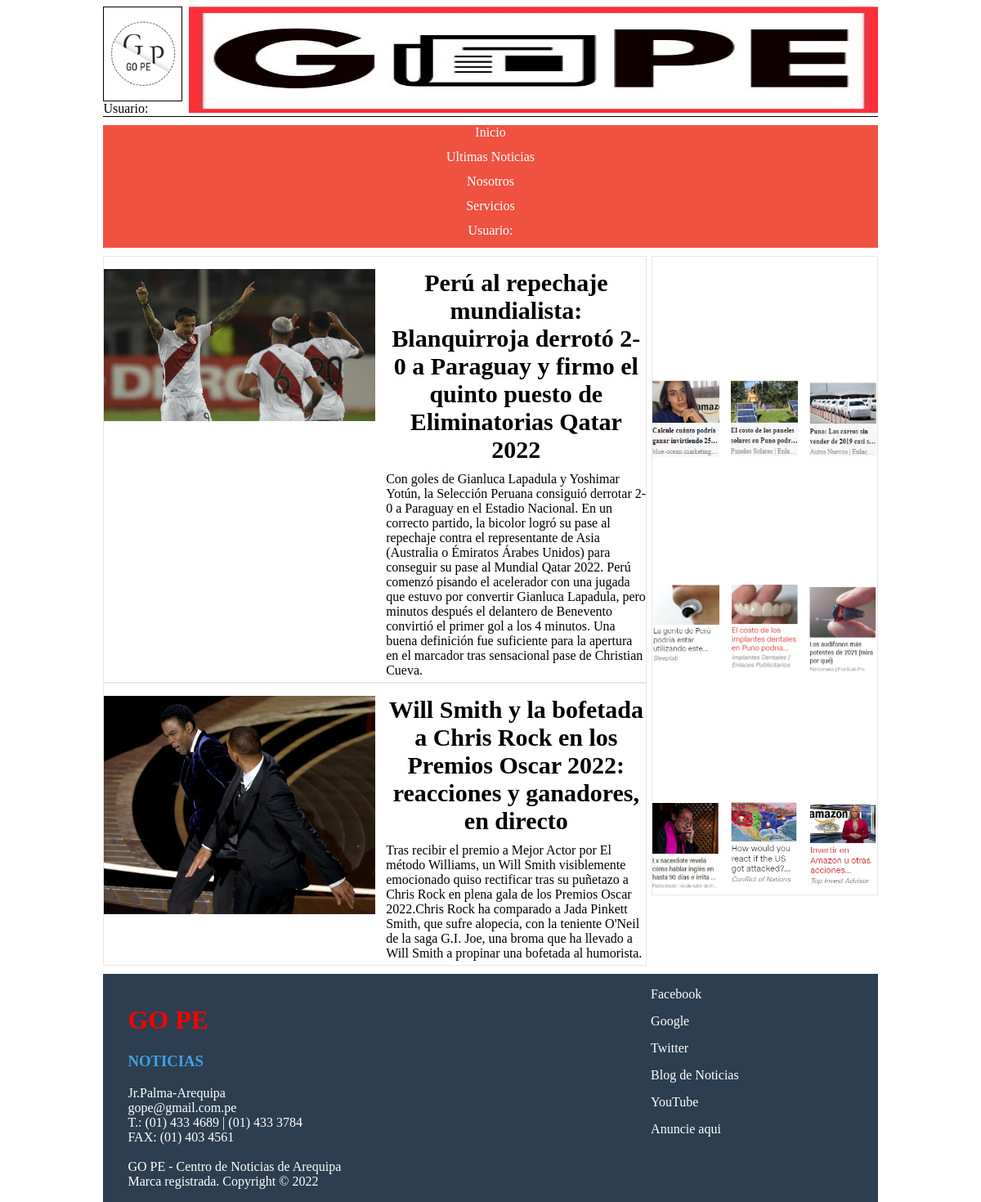
The page / on the database its author committed.
### tables this page shows
CREATE TABLE `imagenes` (
  `idImagenes` int(11) NOT NULL AUTO_INCREMENT,
  `Tipo` varchar(200) DEFAULT NULL,
  `Ubi_ar` varchar(200) DEFAULT NULL,
  PRIMARY KEY (`idImagenes`)
);

CREATE TABLE `navegador` (
  `idNavegador` int(11) NOT NULL AUTO_INCREMENT,
  `Opcion` varchar(45) DEFAULT NULL,
  `Ubicacion` varchar(200) DEFAULT NULL,
  PRIMARY KEY (`idNavegador`)
);

CREATE TABLE `no_pri` (
  `idno_pri` int(11) NOT NULL AUTO_INCREMENT,
  `imagen` varchar(5000) DEFAULT NULL,
  `titulo` varchar(200) DEFAULT NULL,
  `info` varchar(10000) DEFAULT NULL,
  PRIMARY KEY (`idno_pri`)
);

CREATE TABLE `videos` (
  `idvideos` int(11) NOT NULL AUTO_INCREMENT,
  `tipo` varchar(45) DEFAULT NULL,
  `Ubi_ar` varchar(200) DEFAULT NULL,
  PRIMARY KEY (`idvideos`)
);

CREATE TABLE `inf_emp` (
  `idinf_emp` int(11) NOT NULL AUTO_INCREMENT,
  `ubi` varchar(100) DEFAULT NULL,
  `correo` varchar(100) DEFAULT NULL,
  `numero` varchar(100) DEFAULT NULL,
  `fax` varchar(100) DEFAULT NULL,
  `nombre` varchar(100) DEFAULT NULL,
  `marca` varchar(100) DEFAULT NULL,
  PRIMARY KEY (`idinf_emp`)
);

CREATE TABLE `links` (
  `idlinks` int(11) NOT NULL AUTO_INCREMENT,
  `red_social` varchar(70) DEFAULT NULL,
  `link` varchar(300) DEFAULT NULL,
  PRIMARY KEY (`idlinks`)
);

### index.php (the view, shortened to what this page needs)
<!DOCTYPE html >
<html >
<?php
    $xc=conectar();
    $sql_np_tit1 = "SELECT * FROM no_pri WHERE idno_pri=1";
    $res_np_tit1 = mysqli_query($xc, $sql_np_tit1);
    $sql_np_tex1 = "SELECT * FROM no_pri Where idno_pri=1";
    $res_np_tex1 = mysqli_query($xc, $sql_np_tex1);
    $sql_np_tit2 = "SELECT * FROM no_pri Where idno_pri=2";
    $res_np_tit2 = mysqli_query($xc, $sql_np_tit2);
    $sql_np_tex2 = "SELECT * FROM no_pri Where idno_pri=2";
    $res_np_tex2 = mysqli_query($xc, $sql_np_tex2);
    $sql_ie_u = "SELECT * FROM inf_emp WHERE idinf_emp=1";
    $res_ie_u = mysqli_query($xc, $sql_ie_u);
    $sql_ie_c = "SELECT * FROM inf_emp WHERE idinf_emp=1";
    $res_ie_c = mysqli_query($xc, $sql_ie_c);
    $sql_ie_nu = "SELECT * FROM inf_emp WHERE idinf_emp=1";
    $res_ie_nu = mysqli_query($xc, $sql_ie_nu);
    $sql_ie_f = "SELECT * FROM inf_emp WHERE idinf_emp=1";
    $res_ie_f = mysqli_query($xc, $sql_ie_f);
    $sql_ie_no = "SELECT * FROM inf_emp WHERE idinf_emp=1";
    $res_ie_no = mysqli_query($xc, $sql_ie_no);
    $sql_ie_m = "SELECT * FROM inf_emp WHERE idinf_emp=1";
    $res_ie_m = mysqli_query($xc, $sql_ie_m);
$sql_nrd1 = "SELECT * FROM links WHERE idlinks=1";
$res_nrd1 = mysqli_query($xc, $sql_nrd1);
$sql_nrd2 = "SELECT * FROM links WHERE idlinks=2";
$res_nrd2 = mysqli_query($xc, $sql_nrd2);
$sql_nrd3 = "SELECT * FROM links WHERE idlinks=3";
$res_nrd3 = mysqli_query($xc, $sql_nrd3);
$sql_nrd4 = "SELECT * FROM links WHERE idlinks=4";
$res_nrd4 = mysqli_query($xc, $sql_nrd4);
$sql_img1 = "SELECT * FROM imagenes WHERE idImagenes=1";
$res_img1 = mysqli_query($xc, $sql_img1);
$sql_img2 = "SELECT * FROM imagenes WHERE idImagenes=2";
$res_img2 = mysqli_query($xc, $sql_img2);
$sql_img3 = "SELECT * FROM imagenes WHERE idImagenes=3";
$res_img3 = mysqli_query($xc, $sql_img3);
$sql_img4 = "SELECT * FROM imagenes WHERE idImagenes=4";
$res_img4 = mysqli_query($xc, $sql_img4);
$sql_img5 = "SELECT * FROM imagenes WHERE idImagenes=5";
$res_img5 = mysqli_query($xc, $sql_img5);
$sql_img6 = "SELECT * FROM imagenes WHERE idImagenes=6";
$res_img6 = mysqli_query($xc, $sql_img6);
$sql_img7 = "SELECT * FROM imagenes WHERE idImagenes=7";
$res_img7 = mysqli_query($xc, $sql_img7);
$sql_img8 = "SELECT * FROM imagenes WHERE idImagenes=8";
$res_img8 = mysqli_query($xc, $sql_img8);
$sql_img9 = "SELECT * FROM imagenes WHERE idImagenes=9";
$res_img9 = mysqli_query($xc, $sql_img9);
$sql_img10 = "SELECT * FROM imagenes WHERE idImagenes=10";
$res_img10 = mysqli_query($xc, $sql_img10);
$sql_img11 = "SELECT * FROM imagenes WHERE idImagenes=11";
$res_img11 = mysqli_query($xc, $sql_img11);
$sql_img12 = "SELECT * FROM imagenes WHERE idImagenes=12";
$res_img12 = mysqli_query($xc, $sql_img12);
$sql_img13 = "SELECT * FROM imagenes WHERE idImagenes=13";
$res_img13 = mysqli_query($xc, $sql_img13);
$sql_vid1 = "SELECT * FROM videos WHERE idvideos=1";
$res_vid1= mysqli_query($xc, $sql_vid1);
$sql_vid2 = "SELECT * FROM videos WHERE idvideos=2";
$res_vid2= mysqli_query($xc, $sql_vid2);
$sql_vid3 = "SELECT * FROM videos WHERE idvideos=3";
$res_vid3= mysqli_query($xc, $sql_vid3);
$sql_nav1 = "SELECT * FROM navegador WHERE idNavegador=1";
$res_nav1= mysqli_query($xc, $sql_nav1);
$sql_nav2 = "SELECT * FROM navegador WHERE idNavegador=2";
$res_nav2= mysqli_query($xc, $sql_nav2);
$sql_nav3 = "SELECT * FROM navegador WHERE idNavegador=3";
$res_nav3= mysqli_query($xc, $sql_nav3);
$sql_nav4 = "SELECT * FROM navegador WHERE idNavegador=4";
$res_nav4= mysqli_query($xc, $sql_nav4);
?>
<head>
    <link type="text/css" rel="stylesheet" href="css/Lab02.css" >
</head>
<body>
  <div id="contenedor">
    <header id="cabeza_principal">
      <div class="Logo">
        <img <?php while($imag = mysqli_fetch_array($res_img1)){
                            echo '<img  src="'.$imag['Ubi_ar'].'"'.'alt="logo de la empresa" ';
                          } ?> >
      </div>
      <div class="Titulo">
      <img <?php while($imag = mysqli_fetch_array($res_img2)){
                            echo '<img  src="'.$imag['Ubi_ar'].'"'.'alt="titulo" height="130px"';
                          } ?> >
      </div>
      <?php
      echo 'Usuario: '.$_SESSION['usuario'];
      ?>
    </header>
    <nav>
      <a  ><?php  while($nav = mysqli_fetch_array($res_nav1)){
                              echo '<a  href="'.$nav['Ubicacion'].'"'.' class="nav-enlace" > '.$nav['Opcion'].'</a>';
                            } ?>
      </a>
      <a  ><?php while($nav = mysqli_fetch_array($res_nav2)){
                              echo '<a  href="'.$nav['Ubicacion'].'"'.' class="nav-enlace" > '.$nav['Opcion'].'</a>';
                            } ?>
      </a>
      <a  ><?php while($nav = mysqli_fetch_array($res_nav3)){
                              echo '<a  href="'.$nav['Ubicacion'].'"'.' class="nav-enlace" > '.$nav['Opcion'].'</a>';
                            } ?>
      </a>
      <a  ><?php while($nav = mysqli_fetch_array($res_nav4)){
                              echo '<a  href="'.$nav['Ubicacion'].'"'.' class="nav-enlace" > '.$nav['Opcion'].'</a>';
                            } ?>
      </a>
      <a class="nav-enlace" ><?php
      echo 'Usuario: '.$_SESSION['usuario'];
      ?>
      </a>
    </nav>
    <section >
        <article class="noticias">
            <div class="cuerpo_noticias">
              <div class="imag_publi">
              <img <?php while($imag = mysqli_fetch_array($res_img3)){
                            echo '<img  src="'.$imag['Ubi_ar'].'"'.'alt="noticia2" ';
                          } ?> >
              </div>
              <div class="texto">
                <div class="Titulo_noticia" ><?php
                  while($filas= mysqli_fetch_array($res_np_tit1)){
                    echo $filas['titulo'];
                  }
                ?></div>
                <div class="Cuerpo">
                <?php
                  while($filas= mysqli_fetch_array($res_np_tex1)){
                    echo $filas['info'];
                  }
                ?>
                </div>
              </div>
            </div>
        </article>
        <article class="noticias">
          <div class="cuerpo_noticias">
            <div class="imag_publi">
            <img <?php while($imag = mysqli_fetch_array($res_img4)){
                            echo '<img  src="'.$imag['Ubi_ar'].'"'.'alt="Noticia2" ';
                          } ?> >
            </div>
            <div class="texto">
              <div class="Titulo_noticia"> <?php
                  while($filas= mysqli_fetch_array($res_np_tit2)){
                    echo $filas['titulo'];
                  }
                ?></div>
              <div class="Cuerpo"> <?php
                  while($filas= mysqli_fetch_array($res_np_tex2)){
                    echo $filas['info'];
                  }
                ?>
              </div>
            </div>
          </div>
      </article>
    </section>
    <aside >
        <div class="Publicidad">
        <video <?php while($video = mysqli_fetch_array($res_vid1)){
                            echo '<img  src="'.$video['Ubi_ar'].'"'.'alt="sub_noticia1" width="100%" autoplay muted loop ';
                          } ?>> </video>
        </div>
        <div class="noticias-alternas">
          <article class="Noticia1">
          <img <?php while($imag = mysqli_fetch_array($res_img5)){
                            echo '<img  src="'.$imag['Ubi_ar'].'"'.'alt="sub_noticia1" ';
                          } ?> >
          </article>
          <article class="Noticia2">
          <img <?php while($imag = mysqli_fetch_array($res_img6)){
                            echo '<img  src="'.$imag['Ubi_ar'].'"'.'alt="sub_noticia2" ';
                          } ?> >
          </article>
          <article class="Noticia3">
          <img <?php while($imag = mysqli_fetch_array($res_img7)){
                            echo '<img  src="'.$imag['Ubi_ar'].'"'.'alt="sub_noticia3" ';
                          } ?> >
          </article>
        </div>
        <div class="Publicidad">
        <video <?php while($video = mysqli_fetch_array($res_vid2)){
                            echo '<img  src="'.$video['Ubi_ar'].'"'.'alt="sub_noticia1" width="100%" autoplay muted loop ';
                          } ?>> </video>
        </div>
        <div class="noticias-alternas">
          <article class="Noticia1">
          <img <?php while($imag = mysqli_fetch_array($res_img8)){
                            echo '<img  src="'.$imag['Ubi_ar'].'"'.'alt="sub_noticia4" ';
                          } ?> >
          </article>
          <article class="Noticia2">
          <img <?php while($imag = mysqli_fetch_array($res_img9)){
                            echo '<img  src="'.$imag['Ubi_ar'].'"'.'alt="sub_noticia5" ';
                          } ?> >
          </article>
          <article class="Noticia3">
          <img <?php while($imag = mysqli_fetch_array($res_img10)){
                            echo '<img  src="'.$imag['Ubi_ar'].'"'.'alt="sub_noticia6" ';
                          } ?> >
          </article>
        </div>
        <div class="Publicidad">
        <video <?php while($video = mysqli_fetch_array($res_vid3)){
                            echo '<img  src="'.$video['Ubi_ar'].'"'.'alt="sub_noticia1" width="100%" autoplay muted loop ';
                          } ?>> </video>
        </div>
        <div class="noticias-alternas">
          <article class="Noticia1">
          <img <?php while($imag = mysqli_fetch_array($res_img11)){
                            echo '<img  src="'.$imag['Ubi_ar'].'"'.'alt="sub_noticia7" ';
                          } ?> >
          </article>
          <article class="Noticia2">
          <img <?php while($imag = mysqli_fetch_array($res_img12)){
                            echo '<img  src="'.$imag['Ubi_ar'].'"'.'alt="sub_noticia8" ';
                          } ?> >
          </article>
          <article class="Noticia3">
          <img <?php while($imag = mysqli_fetch_array($res_img13)){
                            echo '<img  src="'.$imag['Ubi_ar'].'"'.'alt="sub_noticia9" ';
                          } ?> >
          </article>
        </div>
    </aside>
    <footer class="text-center footer-style">
      <div class="container">
            <div id="izquierda">
                  <h1 id="gope">GO PE</h1>
                  <h3 id="noticias">NOTICIAS</h3>
                  <p>
                  <?php
                  while($filas= mysqli_fetch_array($res_ie_u)){
                    echo $filas['ubi'];
                  }?><br>
                  <?php
                  while($filas= mysqli_fetch_array($res_ie_c)){
                    echo $filas['correo'];
                  }?><br>
                  <?php
                  while($filas= mysqli_fetch_array($res_ie_nu)){
                    echo $filas['numero'];
                  }?><br>
                  <?php
                  while($filas= mysqli_fetch_array($res_ie_f)){
                    echo $filas['fax'];
                  }?><br><br>
                  <?php
                  while($filas= mysqli_fetch_array($res_ie_no)){
                    echo $filas['nombre'];
                  }?><br>
                  <?php
                  while($filas= mysqli_fetch_array($res_ie_m)){
                    echo $filas['marca'];
                  }?><br>
                  </p>
            </div>
              <div class="derecha">
                  <ul id="lista">
                      <ul>
                          <a target="_blank" class="Red-Social" ><?php while($redes = mysqli_fetch_array($res_nrd1)){
                            echo '<a target="_blank" href="'.$redes['link'].'"class="Red-Social" >'.$redes['red_social'].'</a>';
                          } ?>
                          </a>
                    </ul>
                      <ul>
                          <a target="_blank" class="Red-Social" ><?php while($redes = mysqli_fetch_array($res_nrd2)){
                            echo '<a target="_blank" href="'.$redes['link'].'"class="Red-Social" >'.$redes['red_social'].'</a>';
                          } ?>
                          </a>
                      </ul>
                      <ul>
                          <a target="_blank" class="Red-Social" ><?php while($redes = mysqli_fetch_array($res_nrd3)){
                            echo '<a target="_blank" href="'.$redes['link'].'"class="Red-Social" >'.$redes['red_social'].'</a>';
                          } ?>
                          </a>
                      </ul>
                      <ul>
                          <a  target="_blank" href="#" class="Red-Social">Blog de Noticias</a>
                      </ul>
                      <ul>
                          <a target="_blank" class="Red-Social" ><?php while($redes = mysqli_fetch_array($res_nrd4)){
                            echo '<a target="_blank" href="'.$redes['link'].'"class="Red-Social" >'.$redes['red_social'].'</a>';
                          } ?>
                          </a>
                      </ul>
                    <ul>
                      <a  target="_blank" href="#" class="Red-Social">Anuncie aqui</a>
                  </ul>
                  </ul>
              </div>
      </div>
  </footer>
  </div>
</body>
</html>

### rows shown on the page
imagenes: Ubi_ar (picture)
imagenes: Ubi_ar (picture)
navegador: Opcion "Inicio"
navegador: Opcion "Ultimas Noticias"
navegador: Opcion "Nosotros"
navegador: Opcion "Servicios"
imagenes: Ubi_ar (picture)
no_pri: titulo "Perú al repechaje mundialista: Blanquirroja derrotó 2-0 a Paraguay y firmo el quinto puesto de Eliminatorias Qatar 2022", info "Con goles de Gianluca Lapadula y Yoshimar Yotún, la Selección Peruana consiguió derrotar 2-0 a Paraguay en el Estadio Nacional. En un correcto partido, la bicolor logró su pase al repechaje contra el representante de Asia (Australia o Émiratos Árabes Unidos) para conseguir su pase al Mundial Qatar 2022. Perú comenzó pisando el acelerador con una jugada que estuvo por convertir Gianluca Lapadula, pero minutos después el delantero de Benevento convirtió el primer gol a los 4 minutos. Una buena definición fue suficiente para la apertura en el marcador tras sensacional pase de Christian Cueva."
imagenes: Ubi_ar (picture)
no_pri: titulo "Will Smith y la bofetada a Chris Rock en los Premios Oscar 2022: reacciones y ganadores, en directo", info "Tras recibir el premio a Mejor Actor por El método Williams, un Will Smith visiblemente emocionado quiso rectificar tras su puñetazo a Chris Rock en plena gala de los Premios Oscar 2022.Chris Rock ha comparado a Jada Pinkett Smith, que sufre alopecia, con la teniente O'Neil de la saga G.I. Joe, una broma que ha llevado a Will Smith a propinar una bofetada al humorista."
imagenes: Ubi_ar (picture)
imagenes: Ubi_ar (picture)
imagenes: Ubi_ar (picture)
imagenes: Ubi_ar (picture)
imagenes: Ubi_ar (picture)
imagenes: Ubi_ar (picture)
imagenes: Ubi_ar (picture)
imagenes: Ubi_ar (picture)
imagenes: Ubi_ar (picture)
inf_emp: ubi "Jr.Palma-Arequipa", correo "gope@gmail.com.pe", numero "T.: (01) 433 4689 | (01) 433 3784", fax "FAX: (01) 403 4561", nombre "GO PE - Centro de Noticias de Arequipa", marca "Marca registrada. Copyright © 2022"
links: red_social "Facebook"
links: red_social "Google"
links: red_social "Twitter"
links: red_social "YouTube"
